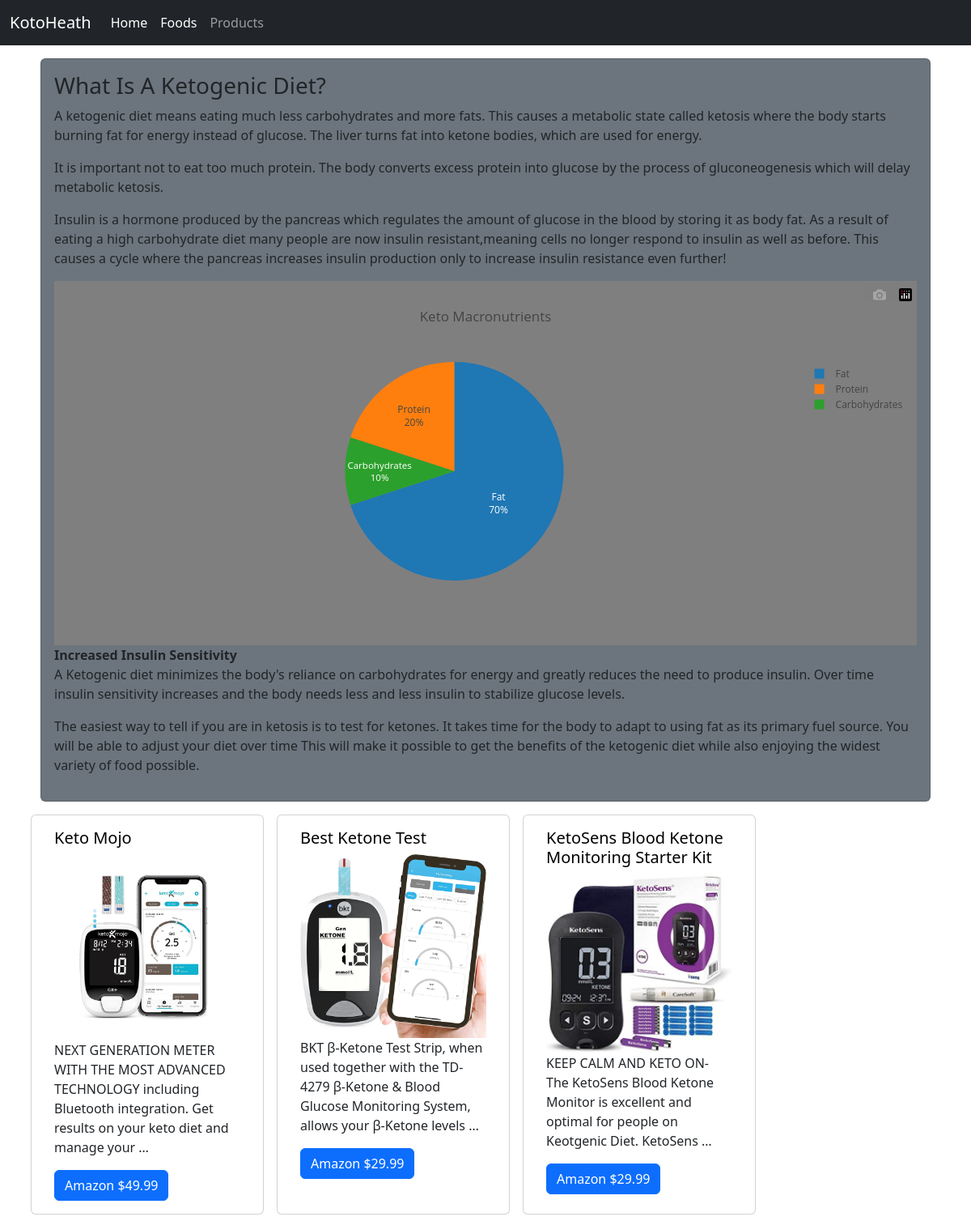
Screenshot of /article/what-is-a-ketogenic-diet/ with the database file from the repository.
### tracker/models.py (models this page shows, shortened)
class  Article(models.Model):
    title = models.CharField(max_length=300)
    pub_date = models.DateField()
    subtitle = models.CharField(max_length=300 ,null=True, blank=True)
    subtitle2 = models.CharField(max_length=300, null=True, blank=True)
    subtitle3 = models.CharField(max_length=300, null=True, blank=True)
    subtitle4 = models.CharField(max_length=300, null=True, blank=True)
    subtitle5 = models.CharField(max_length=300 ,null=True, blank=True)
    subtitle6 = models.CharField(max_length=300, null=True, blank=True)
    text2=models.TextField(max_length=1000, null=True, blank=True)
    image = models.ImageField()
    text1=models.TextField(max_length=1000, null=True, blank=True)
    text2=models.TextField(max_length=1000, null=True, blank=True)
    text3=models.TextField(max_length=1000, null=True, blank=True)
    text4=models.TextField(max_length=1000, null=True, blank=True)
    text4=models.TextField(max_length=1000, null=True, blank=True)
    text5=models.TextField(max_length=1000, null=True, blank=True)
    text6=models.TextField(max_length=1000, null=True, blank=True)
    text7=models.TextField(max_length=1000,null=True, blank=True)
    text8=models.TextField(max_length=1000,null=True, blank=True)
    text9=models.TextField(max_length=1000,null=True, blank=True)
    text10=models.TextField(max_length=1000,null=True, blank=True)
    text11=models.TextField(max_length=1000, null=True, blank=True)
    text12=models.TextField(max_length=1000,null=True, blank=True)
    text13=models.TextField(max_length=1000,null=True, blank=True)
    text14=models.TextField(max_length=1000,null=True, blank=True)
    text15=models.TextField(max_length=1000,null=True, blank=True)
    slug = models.SlugField(blank=True,null=True)

class Product(models.Model):
    name = models.CharField(max_length=300)
    image = models.ImageField(default='default.jpg', upload_to='product_pics')
    price = models.FloatField()
    articles=models.ManyToManyField(Article, related_name='articles',blank=True)
    link= models.CharField(max_length=300)
    discription=models.TextField(max_length=2000)

### tracker/views.py (the view)
# urls.py: path('article/<slug:slug>/',ArticleDetailView.as_view(), name='article-detail'),
class ArticleDetailView(DetailView):
    model = Article
    def get_context_data(self, **kwargs):
        print(self.object.title)
        if self.object.title=='What is Intermittent fasting?':
            print('fast')
            self.template_name='tracker/fasting.html'
        if self.object.title=='What is Autophagy?':
            self.template_name='tracker/autophagy.html'
        if self.object.title== "What is a Ketogenic Diet?":
            print('test')
            self.template_name='tracker/keto.html'
        context = super(ArticleDetailView, self).get_context_data(**kwargs)
        context['Products'] = Product.objects.filter(articles=self.get_object())
        return context

### tracker/templates/tracker/keto.html (shortened to what this page needs)
{% extends "tracker/base.html" %} {% block body %}
<div class="card m-2 bg-secondary" style="">
  <div class="card-body">
    <h3 class="card-title text-capitalize">{{ article.title }}</h3>
    <p class="card-text">{{article.subtitle}}</p>
    <p>{{article.text1}}</p>
    <p>{{article.text2}}</p>
        <div class="" id="macroChart"></div>
    <b class="card-subtitle">{{article.subtitle2}}</b>
    <p>{{article.text3}}</p>
    <p>{{article.text4}}</p>
  </div>
</div>
<div class="row">
  {% for p in Products %}
  <div class="card m-2" style="width: 18rem">
    <div class="card-body">
      <h5 class="card-title">{{ p.name }}</h5>
        <img class="card-img-top" src="{{p.image.url}}" alt="" />
      <p class="card-text">{{p.discription| truncatewords:20}}</p>
      <a class="btn btn-primary" href="{{p.link}}">Amazon ${{p.price}}</a>
    </div>
  </div>
  {% endfor %}
</div>
{% endblock %}

### tracker/static/tracker/css/main.css (style rules this page uses)
h5 { color: black; }

### rows the page displays
Article: title "What Is A Ketogenic Diet?", subtitle "A ketogenic diet means eating much less carbohydrates and more fats. This causes a metabolic state called ketosis where the body starts burning fat for energy instead of glucose. The liver turns fat into ketone bodies, which are used for energy.", text1 "It is important not to eat too much protein. The body converts excess protein into glucose by the process of gluconeogenesis which will delay metabolic ketosis.", text2 "Insulin is a hormone produced by the pancreas which regulates the amount of glucose in the blood by storing it as body fat. As a result of eating a high carbohydrate diet many people are now insulin resistant,meaning cells no longer respond to insulin as well as before. This causes a cycle where the pancreas increases insulin production only to increase insulin resistance even further!", subtitle2 "Increased Insulin Sensitivity", text3 "A Ketogenic diet minimizes the body's reliance on carbohydrates for energy and greatly reduces the need to produce insulin. Over time insulin sensitivity increases and the body needs less and less insulin to stabilize glucose levels.", text4 "The easiest way to tell if you are in ketosis is to test for ketones. It takes time for the body to adapt to using fat as its primary fuel source. You will be able to adjust your diet over time This will make it possible to get the benefits of the ketogenic diet while also enjoying the widest variety of food possible."
Product: name "Keto Mojo", image (picture), discription "NEXT GENERATION METER WITH THE MOST ADVANCED TECHNOLOGY including Bluetooth integration. Get results on your keto diet and manage your …", price "49.99"
Product: name "Best Ketone Test", image (picture), discription "BKT β-Ketone Test Strip, when used together with the TD-4279 β-Ketone & Blood Glucose Monitoring System, allows your β-Ketone levels …", price "29.99"
Product: name "KetoSens Blood Ketone Monitoring Starter Kit", image (picture), discription "KEEP CALM AND KETO ON- The KetoSens Blood Ketone Monitor is excellent and optimal for people on Keotgenic Diet. KetoSens …", price "29.99"
